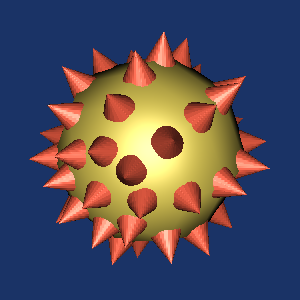

Source code (Python):
#!/usr/bin/env python
# Demonstrate joystick actor interaction style with recorded events on a spiked sphere.

import vtkmodules.vtkInteractionStyle  # noqa: F401
import vtkmodules.vtkRenderingFreeType  # noqa: F401
import vtkmodules.vtkRenderingOpenGL2  # noqa: F401

from vtkmodules.vtkCommonColor import vtkNamedColors
from vtkmodules.vtkFiltersCore import vtkGlyph3D
from vtkmodules.vtkFiltersSources import vtkConeSource, vtkSphereSource
from vtkmodules.vtkRenderingCore import (
    vtkActor,
    vtkPolyDataMapper,
    vtkRenderWindow,
    vtkRenderWindowInteractor,
    vtkRenderer,
)

colors = vtkNamedColors()

# Sphere source
sphere = vtkSphereSource()

sphere_mapper = vtkPolyDataMapper()
sphere_mapper.SetInputConnection(sphere.GetOutputPort())

sphere_actor = vtkActor()
sphere_actor.SetMapper(sphere_mapper)
banana_rgb = [0.0, 0.0, 0.0]
colors.GetColorRGB("banana", banana_rgb)
sphere_actor.GetProperty().SetDiffuseColor(banana_rgb)
sphere_actor.GetProperty().SetSpecular(0.4)
sphere_actor.GetProperty().SetSpecularPower(20)

# Spikes via cone glyphs on sphere normals
cone = vtkConeSource()
cone.SetResolution(20)

glyph = vtkGlyph3D()
glyph.SetInputConnection(sphere.GetOutputPort())
glyph.SetSourceConnection(cone.GetOutputPort())
glyph.SetVectorModeToUseNormal()
glyph.SetScaleModeToScaleByVector()
glyph.SetScaleFactor(0.25)

spike_mapper = vtkPolyDataMapper()
spike_mapper.SetInputConnection(glyph.GetOutputPort())

spike_actor = vtkActor()
spike_actor.SetMapper(spike_mapper)
tomato_rgb = [0.0, 0.0, 0.0]
colors.GetColorRGB("tomato", tomato_rgb)
spike_actor.GetProperty().SetDiffuseColor(tomato_rgb)
spike_actor.GetProperty().SetSpecular(0.4)
spike_actor.GetProperty().SetSpecularPower(20)

# Rendering
renderer = vtkRenderer()
renderer.AddActor(sphere_actor)
renderer.AddActor(spike_actor)
renderer.SetBackground(0.1, 0.2, 0.4)

render_window = vtkRenderWindow()
render_window.SetMultiSamples(0)
render_window.AddRenderer(renderer)
render_window.SetWindowName("style joystick actor")

interactor = vtkRenderWindowInteractor()
interactor.SetRenderWindow(render_window)

renderer.ResetCamera()
camera = renderer.GetActiveCamera()
camera.Zoom(1.4)
camera.Azimuth(30)
camera.Elevation(30)

interactor.Initialize()
interactor.Start()
